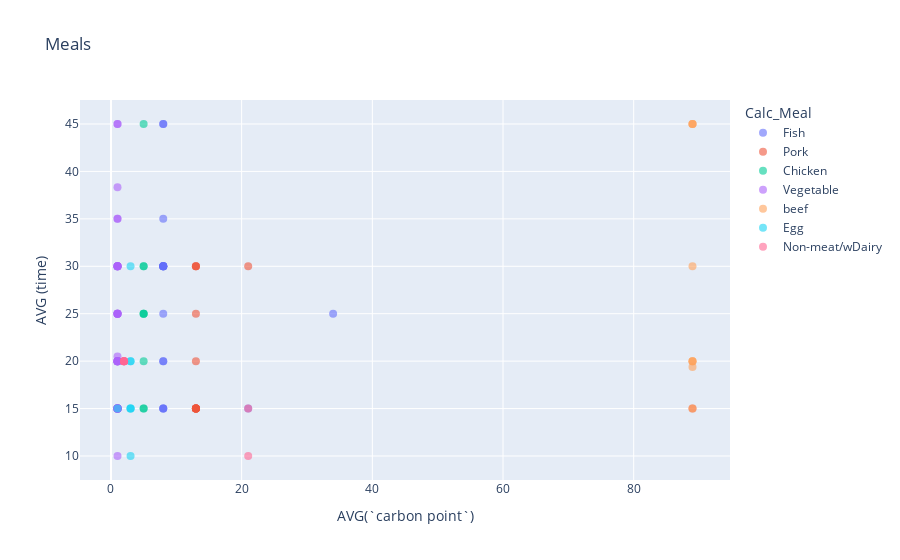

Source (notebook cell):
### Code cell
import plotly.express as px

# Interactive plot with Plotly
fig = px.scatter(result_df4, x='AVG(`carbon point`)', y='AVG (time)', color='Calc_Meal', hover_name='meal',
                 title='Meals')
fig.update_traces(marker=dict(size=8, opacity=0.6))
fig.show()

### Figure 1 — Plotly figure (JSON) as saved in the notebook; plotly's stock layout.template omitted (floating-point values rounded to 4 significant figures)
{"data": [{"hovertemplate": "<b>%{hovertext}</b><br><br>Calc_Meal=Fish<br>AVG(`carbon point`)=%{x}<br>AVG (time)=%{y}<extra></extra>", "hovertext": ["Russian salad", "baked fish", "baked hake", "baked salmon", "battered hake", "croquettes", "fish stew", "fried rooster", "gilt-head bream", "grilled sea bass", "hake", "hake with mashed potatoes", "mixed salad", "paella with squid", "peas with fish", "sea bass", "swordfish", "tuna"], "legendgroup": "Fish", "marker": {"color": "#636efa", "opacity": 0.6, "size": 8, "symbol": "circle"}, "mode": "markers", "name": "Fish", "orientation": "v", "showlegend": true, "type": "scatter", "x": [8, 8, 8, 8, 8, 8, 8, 8, 8, 8, 8, 8, 21, 34, 8, 8, 8, 8], "xaxis": "x", "y": [35, 30, 30, 30, 20, 45, 45, 15, 15, 25, 30, 30, 15, 25, 30, 30, 15, 20], "yaxis": "y"}, {"hovertemplate": "<b>%{hovertext}</b><br><br>Calc_Meal=Pork<br>AVG(`carbon point`)=%{x}<br>AVG (time)=%{y}<extra></extra>", "hovertext": ["Saxon loin", "broccoli with ham", "carbonara macaroni", "carbonara pasta", "loin", "loin fillet", "macaroni", "marinated pork loin", "peas with ham", "pizza", "pork fillet", "pork tenderloin", "sausages", "spaghetti carbonara", "stroganoff tenderloin"], "legendgroup": "Pork", "marker": {"color": "#EF553B", "opacity": 0.6, "size": 8, "symbol": "circle"}, "mode": "markers", "name": "Pork", "orientation": "v", "showlegend": true, "type": "scatter", "x": [13, 13, 13, 13, 13, 89, 13, 13, 13, 21, 13, 13, 13, 13, 13], "xaxis": "x", "y": [15, 15, 30, 20, 15, 15, 25, 15, 15, 30, 15, 15, 15, 30, 30], "yaxis": "y"}, {"hovertemplate": "<b>%{hovertext}</b><br><br>Calc_Meal=Chicken<br>AVG(`carbon point`)=%{x}<br>AVG (time)=%{y}<extra></extra>", "hovertext": ["Soup", "butterfly chicken", "chicken and turnip greens", "chicken fillet", "chicken soup", "green beans with chicken", "pasta soup", "roast chicken", "turkey fillet"], "legendgroup": "Chicken", "marker": {"color": "#00cc96", "opacity": 0.6, "size": 8, "symbol": "circle"}, "mode": "markers", "name": "Chicken", "orientation": "v", "showlegend": true, "type": "scatter", "x": [5, 5, 5, 5, 5, 5, 5, 5, 5], "xaxis": "x", "y": [25, 30, 30, 15, 25, 20, 25, 45, 15], "yaxis": "y"}, {"hovertemplate": "<b>%{hovertext}</b><br><br>Calc_Meal=Vegetable<br>AVG(`carbon point`)=%{x}<br>AVG (time)=%{y}<extra></extra>", "hovertext": ["baked eggplant and zucchini", "boiled potato", "broccoli with garlic sauce", "broccoli with potato", "chard with potatoes", "chickpea salad", "chickpea stew", "chickpeas", "chickpeas with spinach", "french fries", "fried potato", "garlic mushrooms", "gazpacho", "green beans", "green beans with garlic sauce", "green beans with potato", "grilled asparagus", "grilled zucchini", "kale with fried potatoes", "large beans", "leftover mushrooms", "lentils", "pea puree", "peas with onion", "peas with potato", "refried beans", "rice", "rice with tomato", "salad", "sauteed cauliflower", "sauteed spinach", "sauteed vegetables", "spaghetti with garlic mushrooms", "spinach mashed potatoes", "spinach stew", "stewed vegetables", "stir-fried green beans", "tomato", "tomato sauce", "turnip greens with potato"], "legendgroup": "Vegetable", "marker": {"color": "#ab63fa", "opacity": 0.6, "size": 8, "symbol": "circle"}, "mode": "markers", "name": "Vegetable", "orientation": "v", "showlegend": true, "type": "scatter", "x": [1, 1, 1, 1, 1, 1, 1, 1, 1, 1, 1, 1, 1, 1, 1, 1, 1, 1, 1, 1, 1, 1, 1, 1, 1, 1, 1, 1, 1, 1, 1, 1, 1, 1, 1, 1, 1, 1, 1, 1], "xaxis": "x", "y": [45, 20.5, 25, 35, 30, 25, 30, 30, 30, 25, 25, 20, 15, 20, 20, 30, 15, 15, 25, 20, 15, 45, 20, 15, 30, 38.33, 15, 25, 15, 15, 15, 15, 20, 20, 35, 15, 20, 10, 15, 30], "yaxis": "y"}, {"hovertemplate": "<b>%{hovertext}</b><br><br>Calc_Meal=beef<br>AVG(`carbon point`)=%{x}<br>AVG (time)=%{y}<extra></extra>", "hovertext": ["beef fillet", "breaded fillet", "broccoli with meat", "eggplant bolognese", "ground/minced meat", "meat", "roast beef", "spaghetti bolognese", "steak"], "legendgroup": "beef", "marker": {"color": "#FFA15A", "opacity": 0.6, "size": 8, "symbol": "circle"}, "mode": "markers", "name": "beef", "orientation": "v", "showlegend": true, "type": "scatter", "x": [89, 89, 89, 89, 89, 89, 89, 89, 89], "xaxis": "x", "y": [20, 19.38, 30, 45, 20, 15, 45, 45, 20], "yaxis": "y"}, {"hovertemplate": "<b>%{hovertext}</b><br><br>Calc_Meal=Egg<br>AVG(`carbon point`)=%{x}<br>AVG (time)=%{y}<extra></extra>", "hovertext": ["boiled egg", "boiled eggs", "broccoli with fried egg", "egg", "fried egg", "green beans with fried egg", "peas with fried egg", "potato omelette"], "legendgroup": "Egg", "marker": {"color": "#19d3f3", "opacity": 0.6, "size": 8, "symbol": "circle"}, "mode": "markers", "name": "Egg", "orientation": "v", "showlegend": true, "type": "scatter", "x": [3, 3, 1, 3, 3, 3, 3, 3], "xaxis": "x", "y": [15, 20, 15, 15, 10, 20, 15, 30], "yaxis": "y"}, {"hovertemplate": "<b>%{hovertext}</b><br><br>Calc_Meal=Non-meat/wDairy<br>AVG(`carbon point`)=%{x}<br>AVG (time)=%{y}<extra></extra>", "hovertext": ["carrot cream", "cream", "fava bean cream", "leek cream", "pasta salad", "pumpkin cream", "quesadillas", "zucchini cream"], "legendgroup": "Non-meat/wDairy", "marker": {"color": "#FF6692", "opacity": 0.6, "size": 8, "symbol": "circle"}, "mode": "markers", "name": "Non-meat/wDairy", "orientation": "v", "showlegend": true, "type": "scatter", "x": [2, 2, 2, 2, 21, 2, 21, 2], "xaxis": "x", "y": [20, 20, 20, 20, 15, 20, 10, 20], "yaxis": "y"}], "layout": {"autosize": true, "legend": {"title": {"text": "Calc_Meal"}, "tracegroupgap": 0}, "title": {"text": "Meals"}, "xaxis": {"anchor": "y", "autorange": true, "domain": [0, 1], "range": [-4.543, 94.54], "title": {"text": "AVG(`carbon point`)"}, "type": "linear"}, "yaxis": {"anchor": "x", "autorange": true, "domain": [0, 1], "range": [6.776, 48.22], "title": {"text": "AVG (time)"}, "type": "linear"}}}
